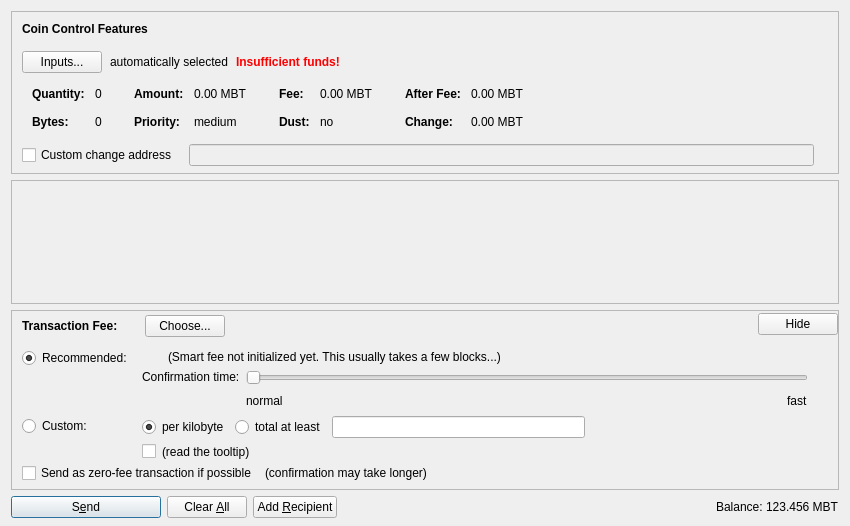
<?xml version="1.0" encoding="UTF-8"?>
<ui version="4.0">
 <class>SendCoinsDialog</class>
 <widget class="QDialog" name="SendCoinsDialog">
  <property name="geometry">
   <rect>
    <x>0</x>
    <y>0</y>
    <width>850</width>
    <height>526</height>
   </rect>
  </property>
  <property name="windowTitle">
   <string>Send Coins</string>
  </property>
  <layout class="QVBoxLayout" name="verticalLayout" stretch="0,1,0,0">
   <property name="bottomMargin">
    <number>8</number>
   </property>
   <item>
    <widget class="QFrame" name="frameCoinControl">
     <property name="sizePolicy">
      <sizepolicy hsizetype="Expanding" vsizetype="Expanding">
       <horstretch>0</horstretch>
       <verstretch>0</verstretch>
      </sizepolicy>
     </property>
     <property name="maximumSize">
      <size>
       <width>16777215</width>
       <height>16777215</height>
      </size>
     </property>
     <property name="frameShape">
      <enum>QFrame::StyledPanel</enum>
     </property>
     <property name="frameShadow">
      <enum>QFrame::Sunken</enum>
     </property>
     <layout class="QVBoxLayout" name="verticalLayoutCoinControl2">
      <property name="spacing">
       <number>0</number>
      </property>
      <property name="leftMargin">
       <number>0</number>
      </property>
      <property name="topMargin">
       <number>0</number>
      </property>
      <property name="rightMargin">
       <number>0</number>
      </property>
      <property name="bottomMargin">
       <number>6</number>
      </property>
      <item>
       <layout class="QVBoxLayout" name="verticalLayoutCoinControl" stretch="0,0,0,0,1">
        <property name="spacing">
         <number>0</number>
        </property>
        <property name="leftMargin">
         <number>10</number>
        </property>
        <property name="topMargin">
         <number>10</number>
        </property>
        <item>
         <layout class="QHBoxLayout" name="horizontalLayoutCoinControl1">
          <property name="bottomMargin">
           <number>15</number>
          </property>
          <item>
           <widget class="QLabel" name="labelCoinControlFeatures">
            <property name="sizePolicy">
             <sizepolicy hsizetype="Preferred" vsizetype="Maximum">
              <horstretch>0</horstretch>
              <verstretch>0</verstretch>
             </sizepolicy>
            </property>
            <property name="font">
             <font>
              <weight>75</weight>
              <bold>true</bold>
             </font>
            </property>
            <property name="styleSheet">
             <string notr="true">font-weight:bold;</string>
            </property>
            <property name="text">
             <string>Coin Control Features</string>
            </property>
           </widget>
          </item>
         </layout>
        </item>
        <item>
         <layout class="QHBoxLayout" name="horizontalLayoutCoinControl2" stretch="0,0,0,0">
          <property name="spacing">
           <number>8</number>
          </property>
          <property name="bottomMargin">
           <number>10</number>
          </property>
          <item>
           <widget class="QPushButton" name="pushButtonCoinControl">
            <property name="styleSheet">
             <string notr="true"/>
            </property>
            <property name="text">
             <string>Inputs...</string>
            </property>
            <property name="autoDefault">
             <bool>false</bool>
            </property>
           </widget>
          </item>
          <item>
           <widget class="QLabel" name="labelCoinControlAutomaticallySelected">
            <property name="text">
             <string>automatically selected</string>
            </property>
            <property name="margin">
             <number>5</number>
            </property>
           </widget>
          </item>
          <item>
           <widget class="QLabel" name="labelCoinControlInsuffFunds">
            <property name="font">
             <font>
              <weight>75</weight>
              <bold>true</bold>
             </font>
            </property>
            <property name="styleSheet">
             <string notr="true">color:red;font-weight:bold;</string>
            </property>
            <property name="text">
             <string>Insufficient funds!</string>
            </property>
            <property name="margin">
             <number>5</number>
            </property>
           </widget>
          </item>
          <item>
           <spacer name="horizontalSpacerCoinControl">
            <property name="orientation">
             <enum>Qt::Horizontal</enum>
            </property>
            <property name="sizeHint" stdset="0">
             <size>
              <width>40</width>
              <height>1</height>
             </size>
            </property>
           </spacer>
          </item>
         </layout>
        </item>
        <item>
         <widget class="QWidget" name="widgetCoinControl" native="true">
          <property name="sizePolicy">
           <sizepolicy hsizetype="Preferred" vsizetype="Preferred">
            <horstretch>0</horstretch>
            <verstretch>0</verstretch>
           </sizepolicy>
          </property>
          <property name="minimumSize">
           <size>
            <width>0</width>
            <height>0</height>
           </size>
          </property>
          <property name="styleSheet">
           <string notr="true"/>
          </property>
          <layout class="QHBoxLayout" name="horizontalLayoutCoinControl5">
           <property name="leftMargin">
            <number>0</number>
           </property>
           <property name="topMargin">
            <number>0</number>
           </property>
           <property name="rightMargin">
            <number>0</number>
           </property>
           <property name="bottomMargin">
            <number>0</number>
           </property>
           <item>
            <layout class="QHBoxLayout" name="horizontalLayoutCoinControl3" stretch="0,0,0,1">
             <property name="spacing">
              <number>20</number>
             </property>
             <property name="topMargin">
              <number>0</number>
             </property>
             <property name="bottomMargin">
              <number>10</number>
             </property>
             <item>
              <layout class="QFormLayout" name="formLayoutCoinControl1">
               <property name="horizontalSpacing">
                <number>10</number>
               </property>
               <property name="verticalSpacing">
                <number>14</number>
               </property>
               <property name="leftMargin">
                <number>10</number>
               </property>
               <property name="topMargin">
                <number>4</number>
               </property>
               <property name="rightMargin">
                <number>6</number>
               </property>
               <item row="0" column="0">
                <widget class="QLabel" name="labelCoinControlQuantityText">
                 <property name="font">
                  <font>
                   <weight>75</weight>
                   <bold>true</bold>
                  </font>
                 </property>
                 <property name="text">
                  <string>Quantity:</string>
                 </property>
                 <property name="margin">
                  <number>0</number>
                 </property>
                </widget>
               </item>
               <item row="0" column="1">
                <widget class="QLabel" name="labelCoinControlQuantity">
                 <property name="cursor">
                  <cursorShape>IBeamCursor</cursorShape>
                 </property>
                 <property name="contextMenuPolicy">
                  <enum>Qt::ActionsContextMenu</enum>
                 </property>
                 <property name="text">
                  <string notr="true">0</string>
                 </property>
                 <property name="margin">
                  <number>0</number>
                 </property>
                 <property name="textInteractionFlags">
                  <set>Qt::LinksAccessibleByMouse|Qt::TextSelectableByKeyboard|Qt::TextSelectableByMouse</set>
                 </property>
                </widget>
               </item>
               <item row="1" column="0">
                <widget class="QLabel" name="labelCoinControlBytesText">
                 <property name="font">
                  <font>
                   <weight>75</weight>
                   <bold>true</bold>
                  </font>
                 </property>
                 <property name="text">
                  <string>Bytes:</string>
                 </property>
                </widget>
               </item>
               <item row="1" column="1">
                <widget class="QLabel" name="labelCoinControlBytes">
                 <property name="cursor">
                  <cursorShape>IBeamCursor</cursorShape>
                 </property>
                 <property name="contextMenuPolicy">
                  <enum>Qt::ActionsContextMenu</enum>
                 </property>
                 <property name="text">
                  <string notr="true">0</string>
                 </property>
                 <property name="textInteractionFlags">
                  <set>Qt::LinksAccessibleByMouse|Qt::TextSelectableByKeyboard|Qt::TextSelectableByMouse</set>
                 </property>
                </widget>
               </item>
              </layout>
             </item>
             <item>
              <layout class="QFormLayout" name="formLayoutCoinControl2">
               <property name="horizontalSpacing">
                <number>10</number>
               </property>
               <property name="verticalSpacing">
                <number>14</number>
               </property>
               <property name="leftMargin">
                <number>6</number>
               </property>
               <property name="topMargin">
                <number>4</number>
               </property>
               <property name="rightMargin">
                <number>6</number>
               </property>
               <item row="0" column="0">
                <widget class="QLabel" name="labelCoinControlAmountText">
                 <property name="font">
                  <font>
                   <weight>75</weight>
                   <bold>true</bold>
                  </font>
                 </property>
                 <property name="text">
                  <string>Amount:</string>
                 </property>
                 <property name="margin">
                  <number>0</number>
                 </property>
                </widget>
               </item>
               <item row="0" column="1">
                <widget class="QLabel" name="labelCoinControlAmount">
                 <property name="cursor">
                  <cursorShape>IBeamCursor</cursorShape>
                 </property>
                 <property name="contextMenuPolicy">
                  <enum>Qt::ActionsContextMenu</enum>
                 </property>
                 <property name="text">
                  <string notr="true">0.00 MBT</string>
                 </property>
                 <property name="textInteractionFlags">
                  <set>Qt::LinksAccessibleByMouse|Qt::TextSelectableByKeyboard|Qt::TextSelectableByMouse</set>
                 </property>
                </widget>
               </item>
               <item row="1" column="0">
                <widget class="QLabel" name="labelCoinControlPriorityText">
                 <property name="font">
                  <font>
                   <weight>75</weight>
                   <bold>true</bold>
                  </font>
                 </property>
                 <property name="text">
                  <string>Priority:</string>
                 </property>
                </widget>
               </item>
               <item row="1" column="1">
                <widget class="QLabel" name="labelCoinControlPriority">
                 <property name="cursor">
                  <cursorShape>IBeamCursor</cursorShape>
                 </property>
                 <property name="contextMenuPolicy">
                  <enum>Qt::ActionsContextMenu</enum>
                 </property>
                 <property name="text">
                  <string notr="true">medium</string>
                 </property>
                 <property name="textInteractionFlags">
                  <set>Qt::LinksAccessibleByMouse|Qt::TextSelectableByKeyboard|Qt::TextSelectableByMouse</set>
                 </property>
                </widget>
               </item>
              </layout>
             </item>
             <item>
              <layout class="QFormLayout" name="formLayoutCoinControl3">
               <property name="horizontalSpacing">
                <number>10</number>
               </property>
               <property name="verticalSpacing">
                <number>14</number>
               </property>
               <property name="leftMargin">
                <number>6</number>
               </property>
               <property name="topMargin">
                <number>4</number>
               </property>
               <property name="rightMargin">
                <number>6</number>
               </property>
               <item row="0" column="0">
                <widget class="QLabel" name="labelCoinControlFeeText">
                 <property name="font">
                  <font>
                   <weight>75</weight>
                   <bold>true</bold>
                  </font>
                 </property>
                 <property name="text">
                  <string>Fee:</string>
                 </property>
                 <property name="margin">
                  <number>0</number>
                 </property>
                </widget>
               </item>
               <item row="0" column="1">
                <widget class="QLabel" name="labelCoinControlFee">
                 <property name="cursor">
                  <cursorShape>IBeamCursor</cursorShape>
                 </property>
                 <property name="contextMenuPolicy">
                  <enum>Qt::ActionsContextMenu</enum>
                 </property>
                 <property name="text">
                  <string notr="true">0.00 MBT</string>
                 </property>
                 <property name="textInteractionFlags">
                  <set>Qt::LinksAccessibleByMouse|Qt::TextSelectableByKeyboard|Qt::TextSelectableByMouse</set>
                 </property>
                </widget>
               </item>
               <item row="1" column="0">
                <widget class="QLabel" name="labelCoinControlLowOutputText">
                 <property name="font">
                  <font>
                   <weight>75</weight>
                   <bold>true</bold>
                  </font>
                 </property>
                 <property name="text">
                  <string>Dust:</string>
                 </property>
                </widget>
               </item>
               <item row="1" column="1">
                <widget class="QLabel" name="labelCoinControlLowOutput">
                 <property name="cursor">
                  <cursorShape>IBeamCursor</cursorShape>
                 </property>
                 <property name="contextMenuPolicy">
                  <enum>Qt::ActionsContextMenu</enum>
                 </property>
                 <property name="text">
                  <string notr="true">no</string>
                 </property>
                 <property name="textInteractionFlags">
                  <set>Qt::LinksAccessibleByMouse|Qt::TextSelectableByKeyboard|Qt::TextSelectableByMouse</set>
                 </property>
                </widget>
               </item>
              </layout>
             </item>
             <item>
              <layout class="QFormLayout" name="formLayoutCoinControl4">
               <property name="horizontalSpacing">
                <number>10</number>
               </property>
               <property name="verticalSpacing">
                <number>14</number>
               </property>
               <property name="leftMargin">
                <number>6</number>
               </property>
               <property name="topMargin">
                <number>4</number>
               </property>
               <property name="rightMargin">
                <number>6</number>
               </property>
               <item row="0" column="0">
                <widget class="QLabel" name="labelCoinControlAfterFeeText">
                 <property name="font">
                  <font>
                   <weight>75</weight>
                   <bold>true</bold>
                  </font>
                 </property>
                 <property name="text">
                  <string>After Fee:</string>
                 </property>
                 <property name="margin">
                  <number>0</number>
                 </property>
                </widget>
               </item>
               <item row="0" column="1">
                <widget class="QLabel" name="labelCoinControlAfterFee">
                 <property name="cursor">
                  <cursorShape>IBeamCursor</cursorShape>
                 </property>
                 <property name="contextMenuPolicy">
                  <enum>Qt::ActionsContextMenu</enum>
                 </property>
                 <property name="text">
                  <string notr="true">0.00 MBT</string>
                 </property>
                 <property name="textInteractionFlags">
                  <set>Qt::LinksAccessibleByMouse|Qt::TextSelectableByKeyboard|Qt::TextSelectableByMouse</set>
                 </property>
                </widget>
               </item>
               <item row="1" column="0">
                <widget class="QLabel" name="labelCoinControlChangeText">
                 <property name="font">
                  <font>
                   <weight>75</weight>
                   <bold>true</bold>
                  </font>
                 </property>
                 <property name="text">
                  <string>Change:</string>
                 </property>
                </widget>
               </item>
               <item row="1" column="1">
                <widget class="QLabel" name="labelCoinControlChange">
                 <property name="cursor">
                  <cursorShape>IBeamCursor</cursorShape>
                 </property>
                 <property name="contextMenuPolicy">
                  <enum>Qt::ActionsContextMenu</enum>
                 </property>
                 <property name="text">
                  <string notr="true">0.00 MBT</string>
                 </property>
                 <property name="textInteractionFlags">
                  <set>Qt::LinksAccessibleByMouse|Qt::TextSelectableByKeyboard|Qt::TextSelectableByMouse</set>
                 </property>
                </widget>
               </item>
              </layout>
             </item>
            </layout>
           </item>
          </layout>
         </widget>
        </item>
        <item>
         <layout class="QHBoxLayout" name="horizontalLayoutCoinControl4" stretch="0,0,0">
          <property name="spacing">
           <number>12</number>
          </property>
          <property name="sizeConstraint">
           <enum>QLayout::SetDefaultConstraint</enum>
          </property>
          <property name="topMargin">
           <number>5</number>
          </property>
          <property name="rightMargin">
           <number>5</number>
          </property>
          <item>
           <widget class="QCheckBox" name="checkBoxCoinControlChange">
            <property name="toolTip">
             <string>If this is activated, but the change address is empty or invalid, change will be sent to a newly generated address.</string>
            </property>
            <property name="text">
             <string>Custom change address</string>
            </property>
           </widget>
          </item>
          <item>
           <widget class="QValidatedLineEdit" name="lineEditCoinControlChange">
            <property name="enabled">
             <bool>false</bool>
            </property>
            <property name="sizePolicy">
             <sizepolicy hsizetype="Expanding" vsizetype="Fixed">
              <horstretch>0</horstretch>
              <verstretch>0</verstretch>
             </sizepolicy>
            </property>
           </widget>
          </item>
          <item>
           <widget class="QLabel" name="labelCoinControlChangeLabel">
            <property name="sizePolicy">
             <sizepolicy hsizetype="Preferred" vsizetype="Expanding">
              <horstretch>0</horstretch>
              <verstretch>0</verstretch>
             </sizepolicy>
            </property>
            <property name="minimumSize">
             <size>
              <width>0</width>
              <height>0</height>
             </size>
            </property>
            <property name="text">
             <string/>
            </property>
            <property name="margin">
             <number>3</number>
            </property>
           </widget>
          </item>
         </layout>
        </item>
        <item>
         <spacer name="verticalSpacerCoinControl">
          <property name="orientation">
           <enum>Qt::Vertical</enum>
          </property>
          <property name="sizeHint" stdset="0">
           <size>
            <width>800</width>
            <height>1</height>
           </size>
          </property>
         </spacer>
        </item>
       </layout>
      </item>
     </layout>
    </widget>
   </item>
   <item>
    <widget class="QScrollArea" name="scrollArea">
     <property name="widgetResizable">
      <bool>true</bool>
     </property>
     <widget class="QWidget" name="scrollAreaWidgetContents">
      <property name="geometry">
       <rect>
        <x>0</x>
        <y>0</y>
        <width>830</width>
        <height>68</height>
       </rect>
      </property>
      <layout class="QVBoxLayout" name="verticalLayout_2" stretch="0,1">
       <property name="leftMargin">
        <number>0</number>
       </property>
       <property name="topMargin">
        <number>0</number>
       </property>
       <property name="rightMargin">
        <number>0</number>
       </property>
       <property name="bottomMargin">
        <number>0</number>
       </property>
       <item>
        <layout class="QVBoxLayout" name="entries">
         <property name="spacing">
          <number>6</number>
         </property>
        </layout>
       </item>
       <item>
        <spacer name="verticalSpacer">
         <property name="orientation">
          <enum>Qt::Vertical</enum>
         </property>
         <property name="sizeHint" stdset="0">
          <size>
           <width>20</width>
           <height>40</height>
          </size>
         </property>
        </spacer>
       </item>
      </layout>
     </widget>
    </widget>
   </item>
   <item>
    <widget class="QFrame" name="frameFee">
     <property name="sizePolicy">
      <sizepolicy hsizetype="Expanding" vsizetype="Expanding">
       <horstretch>0</horstretch>
       <verstretch>0</verstretch>
      </sizepolicy>
     </property>
     <property name="maximumSize">
      <size>
       <width>16777215</width>
       <height>16777215</height>
      </size>
     </property>
     <property name="frameShape">
      <enum>QFrame::StyledPanel</enum>
     </property>
     <property name="frameShadow">
      <enum>QFrame::Sunken</enum>
     </property>
     <layout class="QVBoxLayout" name="verticalLayoutFee1">
      <property name="spacing">
       <number>0</number>
      </property>
      <property name="leftMargin">
       <number>0</number>
      </property>
      <property name="topMargin">
       <number>0</number>
      </property>
      <property name="rightMargin">
       <number>0</number>
      </property>
      <property name="bottomMargin">
       <number>0</number>
      </property>
      <item>
       <layout class="QVBoxLayout" name="verticalLayoutFee2" stretch="0,0,0">
        <property name="spacing">
         <number>0</number>
        </property>
        <property name="leftMargin">
         <number>10</number>
        </property>
        <property name="topMargin">
         <number>0</number>
        </property>
        <item>
         <layout class="QHBoxLayout" name="horizontalLayoutFee1">
          <property name="bottomMargin">
           <number>0</number>
          </property>
          <item>
           <layout class="QVBoxLayout" name="verticalLayoutFee7">
            <property name="spacing">
             <number>0</number>
            </property>
            <item>
             <spacer name="verticalSpacerSmartFee">
              <property name="orientation">
               <enum>Qt::Vertical</enum>
              </property>
              <property name="sizeType">
               <enum>QSizePolicy::Fixed</enum>
              </property>
              <property name="sizeHint" stdset="0">
               <size>
                <width>1</width>
                <height>4</height>
               </size>
              </property>
             </spacer>
            </item>
            <item>
             <layout class="QHBoxLayout" name="horizontalLayoutSmartFee">
              <property name="spacing">
               <number>10</number>
              </property>
              <item>
               <widget class="QLabel" name="labelFeeHeadline">
                <property name="sizePolicy">
                 <sizepolicy hsizetype="Preferred" vsizetype="Maximum">
                  <horstretch>0</horstretch>
                  <verstretch>0</verstretch>
                 </sizepolicy>
                </property>
                <property name="font">
                 <font>
                  <weight>75</weight>
                  <bold>true</bold>
                 </font>
                </property>
                <property name="styleSheet">
                 <string notr="true">font-weight:bold;</string>
                </property>
                <property name="text">
                 <string>Transaction Fee:</string>
                </property>
               </widget>
              </item>
              <item>
               <widget class="QLabel" name="labelFeeMinimized">
                <property name="text">
                 <string/>
                </property>
               </widget>
              </item>
              <item>
               <widget class="QPushButton" name="buttonChooseFee">
                <property name="text">
                 <string>Choose...</string>
                </property>
               </widget>
              </item>
             </layout>
            </item>
            <item>
             <spacer name="verticalSpacer_5">
              <property name="orientation">
               <enum>Qt::Vertical</enum>
              </property>
              <property name="sizeHint" stdset="0">
               <size>
                <width>1</width>
                <height>1</height>
               </size>
              </property>
             </spacer>
            </item>
           </layout>
          </item>
          <item>
           <spacer name="horizontalSpacer_4">
            <property name="orientation">
             <enum>Qt::Horizontal</enum>
            </property>
            <property name="sizeHint" stdset="0">
             <size>
              <width>40</width>
              <height>20</height>
             </size>
            </property>
           </spacer>
          </item>
          <item>
           <widget class="QPushButton" name="buttonMinimizeFee">
            <property name="toolTip">
             <string>collapse fee-settings</string>
            </property>
            <property name="text">
             <string>Hide</string>
            </property>
           </widget>
          </item>
         </layout>
        </item>
        <item>
         <widget class="QFrame" name="frameFeeSelection">
          <layout class="QVBoxLayout" name="verticalLayoutFee12">
           <property name="spacing">
            <number>0</number>
           </property>
           <property name="leftMargin">
            <number>0</number>
           </property>
           <property name="topMargin">
            <number>0</number>
           </property>
           <property name="rightMargin">
            <number>0</number>
           </property>
           <property name="bottomMargin">
            <number>0</number>
           </property>
           <item>
            <layout class="QGridLayout" name="gridLayoutFee">
             <property name="topMargin">
              <number>10</number>
             </property>
             <property name="bottomMargin">
              <number>4</number>
             </property>
             <property name="horizontalSpacing">
              <number>10</number>
             </property>
             <property name="verticalSpacing">
              <number>4</number>
             </property>
             <item row="1" column="1">
              <layout class="QVBoxLayout" name="verticalLayoutFee8">
               <property name="spacing">
                <number>6</number>
               </property>
               <item>
                <layout class="QHBoxLayout" name="horizontalLayoutFee13">
                 <item>
                  <widget class="QRadioButton" name="radioCustomPerKilobyte">
                   <property name="toolTip">
                    <string>If the custom fee is set to 1000 satoshis and the transaction is only 250 bytes, then &quot;per kilobyte&quot; only pays 250 satoshis in fee, while &quot;total at least&quot; pays 1000 satoshis. For transactions bigger than a kilobyte both pay by kilobyte.</string>
                   </property>
                   <property name="text">
                    <string>per kilobyte</string>
                   </property>
                   <property name="checked">
                    <bool>true</bool>
                   </property>
                   <attribute name="buttonGroup">
                    <string notr="true">groupCustomFee</string>
                   </attribute>
                  </widget>
                 </item>
                 <item>
                  <widget class="QRadioButton" name="radioCustomAtLeast">
                   <property name="toolTip">
                    <string>If the custom fee is set to 1000 satoshis and the transaction is only 250 bytes, then &quot;per kilobyte&quot; only pays 250 satoshis in fee, while &quot;total at least&quot; pays 1000 satoshis. For transactions bigger than a kilobyte both pay by kilobyte.</string>
                   </property>
                   <property name="text">
                    <string>total at least</string>
                   </property>
                   <attribute name="buttonGroup">
                    <string notr="true">groupCustomFee</string>
                   </attribute>
                  </widget>
                 </item>
                 <item>
                  <widget class="CivilbitAmountField" name="customFee"/>
                 </item>
                 <item>
                  <spacer name="horizontalSpacer_6">
                   <property name="orientation">
                    <enum>Qt::Horizontal</enum>
                   </property>
                   <property name="sizeHint" stdset="0">
                    <size>
                     <width>1</width>
                     <height>1</height>
                    </size>
                   </property>
                  </spacer>
                 </item>
                </layout>
               </item>
               <item>
                <layout class="QHBoxLayout" name="horizontalLayoutFee8">
                 <item>
                  <widget class="QCheckBox" name="checkBoxMinimumFee">
                   <property name="toolTip">
                    <string>Paying only the minimum fee is just fine as long as there is less transaction volume than space in the blocks. But be aware that this can end up in a never confirming transaction once there is more demand for civilbit transactions than the network can process.</string>
                   </property>
                   <property name="text">
                    <string/>
                   </property>
                  </widget>
                 </item>
                 <item>
                  <widget class="QLabel" name="labelMinFeeWarning">
                   <property name="enabled">
                    <bool>true</bool>
                   </property>
                   <property name="toolTip">
                    <string>Paying only the minimum fee is just fine as long as there is less transaction volume than space in the blocks. But be aware that this can end up in a never confirming transaction once there is more demand for civilbit transactions than the network can process.</string>
                   </property>
                   <property name="text">
                    <string>(read the tooltip)</string>
                   </property>
                   <property name="margin">
                    <number>5</number>
                   </property>
                  </widget>
                 </item>
                 <item>
                  <spacer name="horizontalSpacer_2">
                   <property name="orientation">
                    <enum>Qt::Horizontal</enum>
                   </property>
                   <property name="sizeHint" stdset="0">
                    <size>
                     <width>1</width>
                     <height>1</height>
                    </size>
                   </property>
                  </spacer>
                 </item>
                </layout>
               </item>
              </layout>
             </item>
             <item row="0" column="0">
              <layout class="QVBoxLayout" name="verticalLayoutFee4" stretch="0,1">
               <item>
                <widget class="QRadioButton" name="radioSmartFee">
                 <property name="text">
                  <string>Recommended:</string>
                 </property>
                 <property name="checked">
                  <bool>true</bool>
                 </property>
                 <attribute name="buttonGroup">
                  <string notr="true">groupFee</string>
                 </attribute>
                </widget>
               </item>
               <item>
                <spacer name="verticalSpacer_2">
                 <property name="orientation">
                  <enum>Qt::Vertical</enum>
                 </property>
                 <property name="sizeHint" stdset="0">
                  <size>
                   <width>1</width>
                   <height>1</height>
                  </size>
                 </property>
                </spacer>
               </item>
              </layout>
             </item>
             <item row="1" column="0">
              <layout class="QVBoxLayout" name="verticalLayoutFee9" stretch="0,1">
               <item>
                <widget class="QRadioButton" name="radioCustomFee">
                 <property name="text">
                  <string>Custom:</string>
                 </property>
                 <attribute name="buttonGroup">
                  <string notr="true">groupFee</string>
                 </attribute>
                </widget>
               </item>
               <item>
                <spacer name="verticalSpacer_6">
                 <property name="orientation">
                  <enum>Qt::Vertical</enum>
                 </property>
                 <property name="sizeHint" stdset="0">
                  <size>
                   <width>1</width>
                   <height>1</height>
                  </size>
                 </property>
                </spacer>
               </item>
              </layout>
             </item>
             <item row="0" column="1">
              <layout class="QVBoxLayout" name="verticalLayoutFee3" stretch="0,0,1">
               <property name="spacing">
                <number>6</number>
               </property>
               <property name="topMargin">
                <number>2</number>
               </property>
               <item>
                <layout class="QHBoxLayout" name="horizontalLayoutFee12">
                 <item>
                  <widget class="QLabel" name="labelSmartFee">
                   <property name="text">
                    <string/>
                   </property>
                   <property name="margin">
                    <number>2</number>
                   </property>
                  </widget>
                 </item>
                 <item>
                  <widget class="QLabel" name="labelFeeEstimation">
                   <property name="text">
                    <string/>
                   </property>
                  </widget>
                 </item>
                 <item>
                  <widget class="QLabel" name="labelSmartFee2">
                   <property name="text">
                    <string>(Smart fee not initialized yet. This usually takes a few blocks...)</string>
                   </property>
                   <property name="margin">
                    <number>2</number>
                   </property>
                  </widget>
                 </item>
                 <item>
                  <spacer name="horizontalSpacer_5">
                   <property name="orientation">
                    <enum>Qt::Horizontal</enum>
                   </property>
                   <property name="sizeHint" stdset="0">
                    <size>
                     <width>1</width>
                     <height>1</height>
                    </size>
                   </property>
                  </spacer>
                 </item>
                </layout>
               </item>
               <item>
                <layout class="QHBoxLayout" name="horizontalLayoutFee9">
                 <item>
                  <layout class="QVBoxLayout" name="verticalLayoutFee6">
                   <item>
                    <widget class="QLabel" name="labelSmartFee3">
                     <property name="text">
                      <string>Confirmation time:</string>
                     </property>
                     <property name="margin">
                      <number>2</number>
                     </property>
                    </widget>
                   </item>
                   <item>
                    <spacer name="verticalSpacer_3">
                     <property name="orientation">
                      <enum>Qt::Vertical</enum>
                     </property>
                     <property name="sizeHint" stdset="0">
                      <size>
                       <width>1</width>
                       <height>1</height>
                      </size>
                     </property>
                    </spacer>
                   </item>
                  </layout>
                 </item>
                 <item>
                  <layout class="QVBoxLayout" name="verticalLayoutFee5">
                   <property name="rightMargin">
                    <number>30</number>
                   </property>
                   <item>
                    <widget class="QSlider" name="sliderSmartFee">
                     <property name="minimum">
                      <number>0</number>
                     </property>
                     <property name="maximum">
                      <number>24</number>
                     </property>
                     <property name="pageStep">
                      <number>1</number>
                     </property>
                     <property name="value">
                      <number>0</number>
                     </property>
                     <property name="orientation">
                      <enum>Qt::Horizontal</enum>
                     </property>
                     <property name="invertedAppearance">
                      <bool>false</bool>
                     </property>
                     <property name="invertedControls">
                      <bool>false</bool>
                     </property>
                     <property name="tickPosition">
                      <enum>QSlider::NoTicks</enum>
                     </property>
                    </widget>
                   </item>
                   <item>
                    <layout class="QHBoxLayout" name="horizontalLayoutFee10">
                     <item>
                      <widget class="QLabel" name="labelSmartFeeNormal">
                       <property name="text">
                        <string>normal</string>
                       </property>
                      </widget>
                     </item>
                     <item>
                      <spacer name="horizontalSpacer_3">
                       <property name="orientation">
                        <enum>Qt::Horizontal</enum>
                       </property>
                       <property name="sizeHint" stdset="0">
                        <size>
                         <width>40</width>
                         <height>20</height>
                        </size>
                       </property>
                      </spacer>
                     </item>
                     <item>
                      <widget class="QLabel" name="labelSmartFeeFast">
                       <property name="text">
                        <string>fast</string>
                       </property>
                      </widget>
                     </item>
                    </layout>
                   </item>
                  </layout>
                 </item>
                </layout>
               </item>
               <item>
                <spacer name="verticalSpacer_4">
                 <property name="orientation">
                  <enum>Qt::Vertical</enum>
                 </property>
                 <property name="sizeHint" stdset="0">
                  <size>
                   <width>1</width>
                   <height>1</height>
                  </size>
                 </property>
                </spacer>
               </item>
              </layout>
             </item>
            </layout>
           </item>
           <item>
            <layout class="QHBoxLayout" name="horizontalLayoutFee5" stretch="0,0,0">
             <property name="spacing">
              <number>8</number>
             </property>
             <property name="bottomMargin">
              <number>4</number>
             </property>
             <item>
              <widget class="QCheckBox" name="checkBoxFreeTx">
               <property name="text">
                <string>Send as zero-fee transaction if possible</string>
               </property>
              </widget>
             </item>
             <item>
              <widget class="QLabel" name="labelFreeTx">
               <property name="text">
                <string>(confirmation may take longer)</string>
               </property>
               <property name="margin">
                <number>5</number>
               </property>
              </widget>
             </item>
             <item>
              <spacer name="horizontalSpacerFee5">
               <property name="orientation">
                <enum>Qt::Horizontal</enum>
               </property>
               <property name="sizeHint" stdset="0">
                <size>
                 <width>1</width>
                 <height>1</height>
                </size>
               </property>
              </spacer>
             </item>
            </layout>
           </item>
           <item>
            <spacer name="verticalSpacerFee2">
             <property name="orientation">
              <enum>Qt::Vertical</enum>
             </property>
             <property name="sizeHint" stdset="0">
              <size>
               <width>1</width>
               <height>1</height>
              </size>
             </property>
            </spacer>
           </item>
          </layout>
         </widget>
        </item>
        <item>
         <spacer name="verticalSpacerFee">
          <property name="orientation">
           <enum>Qt::Vertical</enum>
          </property>
          <property name="sizeHint" stdset="0">
           <size>
            <width>800</width>
            <height>1</height>
           </size>
          </property>
         </spacer>
        </item>
       </layout>
      </item>
     </layout>
    </widget>
   </item>
   <item>
    <layout class="QHBoxLayout" name="horizontalLayout">
     <item>
      <widget class="QPushButton" name="sendButton">
       <property name="minimumSize">
        <size>
         <width>150</width>
         <height>0</height>
        </size>
       </property>
       <property name="toolTip">
        <string>Confirm the send action</string>
       </property>
       <property name="text">
        <string>S&amp;end</string>
       </property>
       <property name="icon">
        <iconset resource="../civilbit.qrc">
         <normaloff>:/icons/send</normaloff>:/icons/send</iconset>
       </property>
       <property name="autoDefault">
        <bool>false</bool>
       </property>
       <property name="default">
        <bool>true</bool>
       </property>
      </widget>
     </item>
     <item>
      <widget class="QPushButton" name="clearButton">
       <property name="sizePolicy">
        <sizepolicy hsizetype="Minimum" vsizetype="Fixed">
         <horstretch>0</horstretch>
         <verstretch>0</verstretch>
        </sizepolicy>
       </property>
       <property name="toolTip">
        <string>Clear all fields of the form.</string>
       </property>
       <property name="text">
        <string>Clear &amp;All</string>
       </property>
       <property name="icon">
        <iconset resource="../civilbit.qrc">
         <normaloff>:/icons/remove</normaloff>:/icons/remove</iconset>
       </property>
       <property name="autoDefault">
        <bool>false</bool>
       </property>
      </widget>
     </item>
     <item>
      <widget class="QPushButton" name="addButton">
       <property name="toolTip">
        <string>Send to multiple recipients at once</string>
       </property>
       <property name="text">
        <string>Add &amp;Recipient</string>
       </property>
       <property name="icon">
        <iconset resource="../civilbit.qrc">
         <normaloff>:/icons/add</normaloff>:/icons/add</iconset>
       </property>
       <property name="autoDefault">
        <bool>false</bool>
       </property>
      </widget>
     </item>
     <item>
      <spacer name="horizontalSpacer">
       <property name="orientation">
        <enum>Qt::Horizontal</enum>
       </property>
       <property name="sizeHint" stdset="0">
        <size>
         <width>40</width>
         <height>20</height>
        </size>
       </property>
      </spacer>
     </item>
     <item>
      <layout class="QHBoxLayout" name="horizontalLayout_2">
       <property name="spacing">
        <number>3</number>
       </property>
       <item>
        <widget class="QLabel" name="label">
         <property name="sizePolicy">
          <sizepolicy hsizetype="Preferred" vsizetype="Fixed">
           <horstretch>0</horstretch>
           <verstretch>0</verstretch>
          </sizepolicy>
         </property>
         <property name="text">
          <string>Balance:</string>
         </property>
        </widget>
       </item>
       <item>
        <widget class="QLabel" name="labelBalance">
         <property name="sizePolicy">
          <sizepolicy hsizetype="Preferred" vsizetype="Fixed">
           <horstretch>0</horstretch>
           <verstretch>0</verstretch>
          </sizepolicy>
         </property>
         <property name="cursor">
          <cursorShape>IBeamCursor</cursorShape>
         </property>
         <property name="text">
          <string notr="true">123.456 MBT</string>
         </property>
         <property name="textInteractionFlags">
          <set>Qt::LinksAccessibleByMouse|Qt::TextSelectableByKeyboard|Qt::TextSelectableByMouse</set>
         </property>
        </widget>
       </item>
      </layout>
     </item>
    </layout>
   </item>
  </layout>
 </widget>
 <customwidgets>
  <customwidget>
   <class>QValidatedLineEdit</class>
   <extends>QLineEdit</extends>
   <header>qvalidatedlineedit.h</header>
  </customwidget>
  <customwidget>
   <class>CivilbitAmountField</class>
   <extends>QLineEdit</extends>
   <header>civilbitamountfield.h</header>
   <container>1</container>
  </customwidget>
 </customwidgets>
 <resources>
  <include location="../civilbit.qrc"/>
 </resources>
 <connections/>
 <buttongroups>
  <buttongroup name="groupFee"/>
  <buttongroup name="groupCustomFee"/>
 </buttongroups>
</ui>
